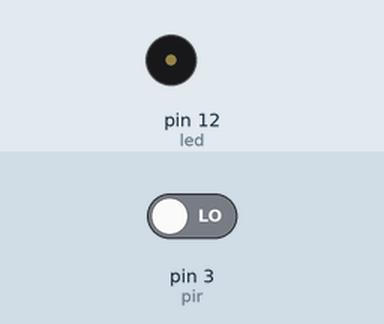
Simulated run of this sketch. Board: Arduino Uno, built with avr-gcc and run on an emulated ATmega328P. Parts: buzzer (waves = sounding). The inputs (shaded band) are chosen by the test bench; at power-on: pin 3 (pir) LOW. What the sketch prints to the serial monitor is not drawn.

Above: at 4.2 s.
4.3 s: pin 3 (pir) driven HIGH
At 4.6 s:
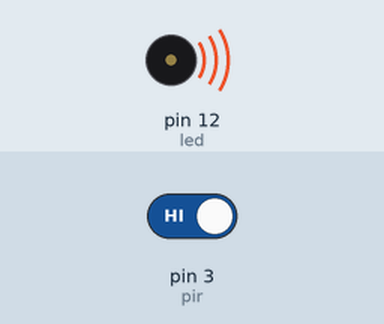
5.8 s: pin 3 (pir) driven LOW
At 7.0 s:
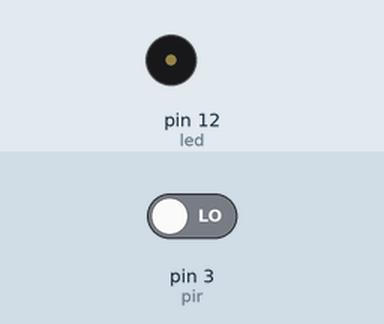
Timing chart, 0 to 8.8 s (numbered marks = the images above; inputs shaded):
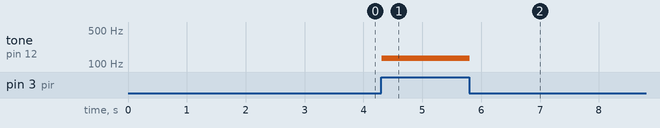

The sketch:

PIR.ino
```cpp
int led = 12;
int pir = 3;

void setup() {
  // put your setup code here, to run once:

  //pinMode(led, OUTPUT);
  pinMode(pir, INPUT);
  Serial.begin(9600);
  delay(3000);
}

void loop() {
  // put your main code here, to run repeatedly:
  int val = digitalRead(pir);
  Serial.println(val);
  if(val == 1){
    Serial.println(val);
    tone(led, 131);
    //digitalWrite(led, HIGH);
  }else{
    //digitalWrite(led, LOW);
    noTone(led);
  }
}
```

Measured:
- after the input at 4.3 s, tone on pin 12 (led): silent → 131 Hz at once
- after the input at 5.8 s, tone on pin 12 (led): 131 Hz → silent at once
